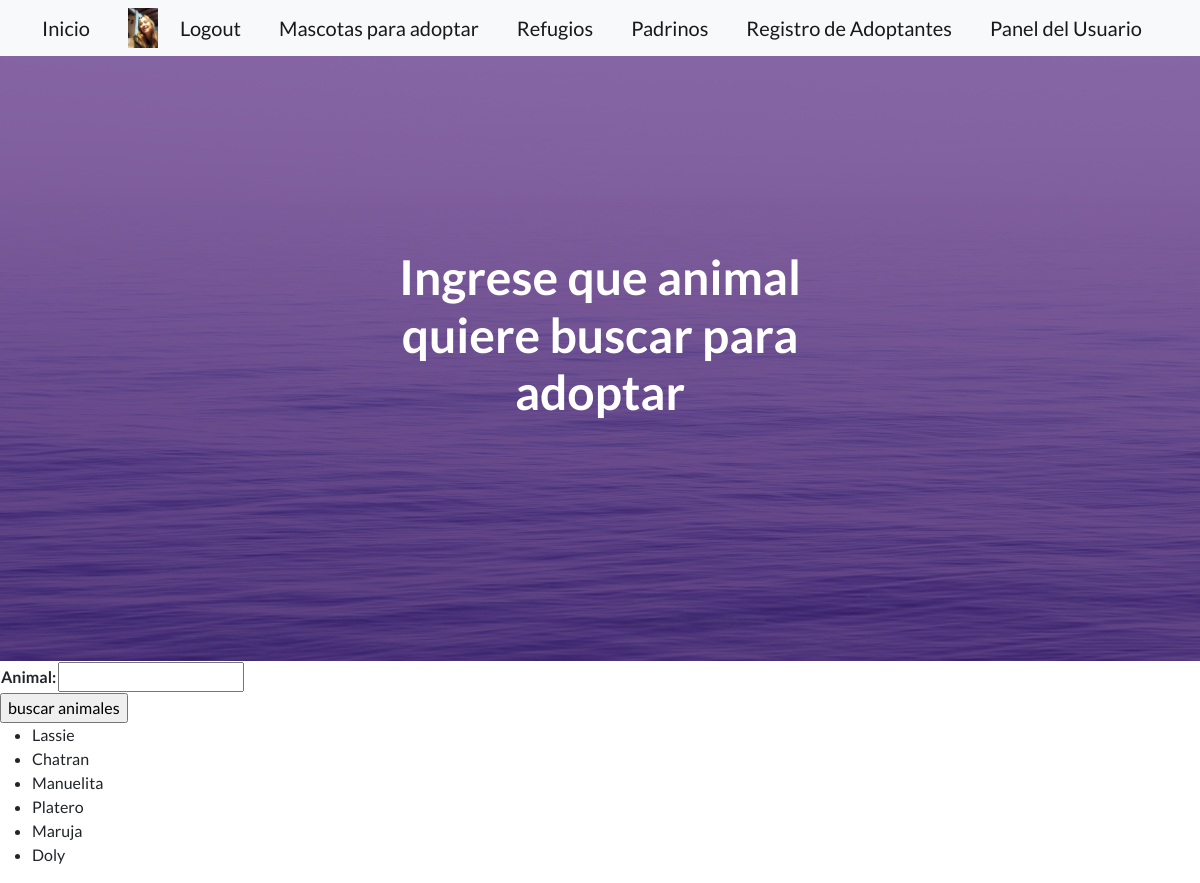
Page /busqueda/ (signed in) on the committed database.
### DogsApp/models.py (models this page shows, shortened)
class Avatar(models.Model):
    user = models.OneToOneField(User,on_delete=models.CASCADE)
    imagen = models.ImageField(upload_to="avatares", null=True, blank=True)
    descripcion = models.TextField(null=True,blank=True)
    link = models.URLField(max_length=200,null=True,blank=True)

class Adoptado(models.Model):
    animal=models.CharField(max_length=15)
    nombre= models.CharField(max_length=15)
    edad= models.CharField(max_length=2, default=0,blank=True)
    foto=models.ImageField(upload_to="fotos_adoptados", null=True, blank=True)

### DogsApp/views.py (the view)
# urls.py: path("busqueda/",busquedaview,name="busqueda adoptado"),
def busquedaview(request):
    if request.method == "GET":
        candidato=formbusqueda_adoptado(request.GET)
        if candidato.is_valid():
          animal_a_buscar = candidato.cleaned_data.get("animal")
          animales_encontrados=Adoptado.objects.filter(animal__icontains=animal_a_buscar)
    else:
        animales_encontrados=Adoptado.objects.all
    candidato = formbusqueda_adoptado()
    return render(request,"temp_app/buscar_dog.html", {"candidato":candidato,"animales_encontrados":animales_encontrados})

### DogsApp/forms.py
class formbusqueda_adoptado(forms.Form):
   animal = forms.CharField(max_length=15, required=False)

### DogsApp/templates/temp_app/buscar_dog.html (shortened to what this page needs)
{% extends "padre/padre.html" %}
{% block main %}
<form action ="">
    <table>
        {{candidato}}
    </table>
    <input type = "submit" value="buscar animales">
<form >
{% if animales_encontrados%}
<ul>
    {% for animal in animales_encontrados %}
    <li>{{animal.nombre}} </li>
    {% endfor %}
{% else %}
<p> No hay ningún animal de ese tipo disponible para adopción </p>
{% endif %}
{% endblock main %}
{% block centro %}
Ingrese que animal quiere buscar para adoptar <Base></Base>
{%endblock centro %}

### DogsApp/templates/padre/padre.html (shortened to what this page needs)
<!DOCTYPE html>
<html lang="en">
    {% load static  %}
    <head>
        <link href="https://cdn.jsdelivr.net/npm/bootstrap-icons@1.5.0/font/bootstrap-icons.css" rel="stylesheet" type="text/css" />
        <link href={% static "css/styles.css" %} rel="stylesheet" />
    </head>
    <body>
        <nav class="navbar navbar-light bg-light static-top">
            <div class="container">
                <a class="navbar-brand" href="/">Inicio</a>
                {% if request.user.is_authenticated %}
                {% if request.user.avatar.imagen %}
                <img src="{{request.user.avatar.imagen.url}}" alt ="" height="40px">
                {% endif %}
                <a class="navbar-brand" href='/logout/'>Logout</a>
                {% else %}
                <a class="navbar-brand" href='/registro/'>Registrarse</a>
                <a class="navbar-brand" href="{% url 'login' %}">Login</a>
                {% endif %}
                <a class="navbar-brand" href='/mascotas/'>Mascotas para adoptar</a>
                <a class="navbar-brand" href='/refugio/'>Refugios</a>
                <a class="navbar-brand" href='/padrino/'>Padrinos</a>
                <a class="navbar-brand" href='/adoptante/'>Registro de Adoptantes</a>
                <a class="navbar-brand" href="{% url "detalle usuario" %}">Panel del Usuario</a>
            </div>
        </nav>
        <header class="masthead">
            <div class="container position-relative">
                <div class="row justify-content-center">
                    <div class="col-xl-6">
                        <div class="text-center text-white">
                            <h1 class="mb-5">
                                {% block centro %}{% endblock centro %}
                            </h1>
                        </div>
                    </div>
                </div>
            </div>
        </header>
        <main>
            {% block main %}
            {% endblock main %}</h1>
    </body>
</html>

### rows in the picture
Adoptado: nombre "Lassie"
Adoptado: nombre "Chatran"
Adoptado: nombre "Manuelita"
Adoptado: nombre "Platero"
Adoptado: nombre "Maruja"
Adoptado: nombre "Doly"
